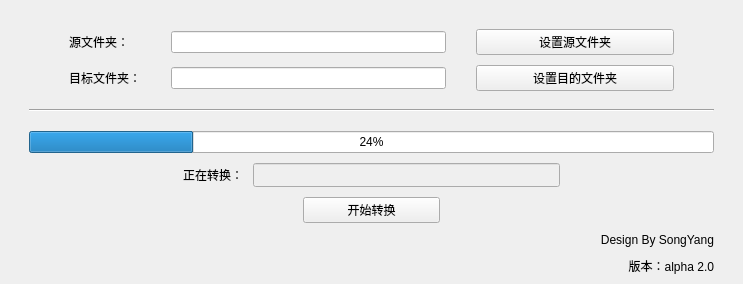
<?xml version="1.0" encoding="UTF-8"?>
<ui version="4.0">
 <author>宋阳</author>
 <class>MainWindow</class>
 <widget class="QMainWindow" name="MainWindow">
  <property name="geometry">
   <rect>
    <x>0</x>
    <y>0</y>
    <width>743</width>
    <height>284</height>
   </rect>
  </property>
  <property name="sizePolicy">
   <sizepolicy hsizetype="Expanding" vsizetype="Expanding">
    <horstretch>0</horstretch>
    <verstretch>0</verstretch>
   </sizepolicy>
  </property>
  <property name="windowTitle">
   <string>原始数据转化程序</string>
  </property>
  <property name="windowIcon">
   <iconset resource="res.qrc">
    <normaloff>:/trans/pic/titleicon.ico</normaloff>:/trans/pic/titleicon.ico</iconset>
  </property>
  <property name="layoutDirection">
   <enum>Qt::LeftToRight</enum>
  </property>
  <property name="toolButtonStyle">
   <enum>Qt::ToolButtonIconOnly</enum>
  </property>
  <widget class="QWidget" name="centralwidget">
   <property name="sizePolicy">
    <sizepolicy hsizetype="Expanding" vsizetype="Expanding">
     <horstretch>0</horstretch>
     <verstretch>0</verstretch>
    </sizepolicy>
   </property>
   <layout class="QVBoxLayout" name="verticalLayout">
    <item>
     <layout class="QVBoxLayout" name="verticalLayout_4" stretch="10,0,0,0,1">
      <property name="spacing">
       <number>1</number>
      </property>
      <property name="sizeConstraint">
       <enum>QLayout::SetNoConstraint</enum>
      </property>
      <property name="leftMargin">
       <number>20</number>
      </property>
      <property name="topMargin">
       <number>20</number>
      </property>
      <property name="rightMargin">
       <number>20</number>
      </property>
      <property name="bottomMargin">
       <number>0</number>
      </property>
      <item>
       <layout class="QVBoxLayout" name="verticalLayout_3" stretch="1,1">
        <property name="spacing">
         <number>10</number>
        </property>
        <property name="sizeConstraint">
         <enum>QLayout::SetDefaultConstraint</enum>
        </property>
        <item>
         <layout class="QHBoxLayout" name="horizontalLayout_3" stretch="0,2,1,0">
          <item>
           <spacer name="horizontalSpacer_4">
            <property name="orientation">
             <enum>Qt::Horizontal</enum>
            </property>
            <property name="sizeType">
             <enum>QSizePolicy::Fixed</enum>
            </property>
            <property name="sizeHint" stdset="0">
             <size>
              <width>40</width>
              <height>20</height>
             </size>
            </property>
           </spacer>
          </item>
          <item>
           <layout class="QHBoxLayout" name="horizontalLayout_4" stretch="1,3,0">
            <item>
             <widget class="QLabel" name="label">
              <property name="sizePolicy">
               <sizepolicy hsizetype="Expanding" vsizetype="Preferred">
                <horstretch>0</horstretch>
                <verstretch>0</verstretch>
               </sizepolicy>
              </property>
              <property name="text">
               <string>源文件夹：</string>
              </property>
             </widget>
            </item>
            <item>
             <widget class="WithClickedLineEdit" name="et_source">
              <property name="enabled">
               <bool>true</bool>
              </property>
              <property name="sizePolicy">
               <sizepolicy hsizetype="Expanding" vsizetype="Fixed">
                <horstretch>0</horstretch>
                <verstretch>0</verstretch>
               </sizepolicy>
              </property>
              <property name="readOnly">
               <bool>true</bool>
              </property>
             </widget>
            </item>
            <item>
             <spacer name="verticalSpacer_6">
              <property name="orientation">
               <enum>Qt::Vertical</enum>
              </property>
              <property name="sizeHint" stdset="0">
               <size>
                <width>20</width>
                <height>40</height>
               </size>
              </property>
             </spacer>
            </item>
           </layout>
          </item>
          <item>
           <widget class="QPushButton" name="btn_setsource">
            <property name="sizePolicy">
             <sizepolicy hsizetype="Minimum" vsizetype="Fixed">
              <horstretch>0</horstretch>
              <verstretch>0</verstretch>
             </sizepolicy>
            </property>
            <property name="text">
             <string>设置源文件夹</string>
            </property>
           </widget>
          </item>
          <item>
           <spacer name="horizontalSpacer_6">
            <property name="orientation">
             <enum>Qt::Horizontal</enum>
            </property>
            <property name="sizeHint" stdset="0">
             <size>
              <width>40</width>
              <height>20</height>
             </size>
            </property>
           </spacer>
          </item>
         </layout>
        </item>
        <item>
         <layout class="QHBoxLayout" name="horizontalLayout" stretch="0,2,1,0">
          <item>
           <spacer name="horizontalSpacer_2">
            <property name="orientation">
             <enum>Qt::Horizontal</enum>
            </property>
            <property name="sizeType">
             <enum>QSizePolicy::Fixed</enum>
            </property>
            <property name="sizeHint" stdset="0">
             <size>
              <width>40</width>
              <height>20</height>
             </size>
            </property>
           </spacer>
          </item>
          <item>
           <layout class="QHBoxLayout" name="horizontalLayout_5" stretch="1,3,0">
            <item>
             <widget class="QLabel" name="label_2">
              <property name="sizePolicy">
               <sizepolicy hsizetype="Expanding" vsizetype="Preferred">
                <horstretch>0</horstretch>
                <verstretch>0</verstretch>
               </sizepolicy>
              </property>
              <property name="text">
               <string>目标文件夹：</string>
              </property>
             </widget>
            </item>
            <item>
             <widget class="WithClickedLineEdit" name="et_dest">
              <property name="readOnly">
               <bool>true</bool>
              </property>
             </widget>
            </item>
            <item>
             <spacer name="verticalSpacer_3">
              <property name="orientation">
               <enum>Qt::Vertical</enum>
              </property>
              <property name="sizeHint" stdset="0">
               <size>
                <width>20</width>
                <height>40</height>
               </size>
              </property>
             </spacer>
            </item>
           </layout>
          </item>
          <item>
           <widget class="QPushButton" name="btn_setdest">
            <property name="sizePolicy">
             <sizepolicy hsizetype="Minimum" vsizetype="Fixed">
              <horstretch>0</horstretch>
              <verstretch>0</verstretch>
             </sizepolicy>
            </property>
            <property name="maximumSize">
             <size>
              <width>300</width>
              <height>16777215</height>
             </size>
            </property>
            <property name="text">
             <string>设置目的文件夹</string>
            </property>
           </widget>
          </item>
          <item>
           <spacer name="horizontalSpacer">
            <property name="orientation">
             <enum>Qt::Horizontal</enum>
            </property>
            <property name="sizeHint" stdset="0">
             <size>
              <width>40</width>
              <height>20</height>
             </size>
            </property>
           </spacer>
          </item>
         </layout>
        </item>
       </layout>
      </item>
      <item>
       <spacer name="verticalSpacer">
        <property name="orientation">
         <enum>Qt::Vertical</enum>
        </property>
        <property name="sizeHint" stdset="0">
         <size>
          <width>20</width>
          <height>20</height>
         </size>
        </property>
       </spacer>
      </item>
      <item>
       <widget class="Line" name="line">
        <property name="orientation">
         <enum>Qt::Horizontal</enum>
        </property>
       </widget>
      </item>
      <item>
       <spacer name="verticalSpacer_2">
        <property name="orientation">
         <enum>Qt::Vertical</enum>
        </property>
        <property name="sizeHint" stdset="0">
         <size>
          <width>20</width>
          <height>20</height>
         </size>
        </property>
       </spacer>
      </item>
      <item>
       <layout class="QVBoxLayout" name="verticalLayout_2" stretch="3,0,3,0,3,1,0">
        <property name="spacing">
         <number>10</number>
        </property>
        <property name="sizeConstraint">
         <enum>QLayout::SetFixedSize</enum>
        </property>
        <item>
         <widget class="QProgressBar" name="pb_transform">
          <property name="value">
           <number>24</number>
          </property>
         </widget>
        </item>
        <item>
         <spacer name="verticalSpacer_4">
          <property name="orientation">
           <enum>Qt::Vertical</enum>
          </property>
          <property name="sizeHint" stdset="0">
           <size>
            <width>20</width>
            <height>40</height>
           </size>
          </property>
         </spacer>
        </item>
        <item>
         <layout class="QHBoxLayout" name="horizontalLayout_7" stretch="1,0,2,1">
          <property name="topMargin">
           <number>0</number>
          </property>
          <item>
           <spacer name="horizontalSpacer_7">
            <property name="orientation">
             <enum>Qt::Horizontal</enum>
            </property>
            <property name="sizeHint" stdset="0">
             <size>
              <width>40</width>
              <height>20</height>
             </size>
            </property>
           </spacer>
          </item>
          <item>
           <widget class="QLabel" name="label_3">
            <property name="font">
             <font>
              <family>AcadEref</family>
              <pointsize>9</pointsize>
             </font>
            </property>
            <property name="text">
             <string>正在转换：</string>
            </property>
           </widget>
          </item>
          <item>
           <widget class="QLineEdit" name="et_transforming">
            <property name="enabled">
             <bool>false</bool>
            </property>
            <property name="font">
             <font>
              <family>AcadEref</family>
              <pointsize>8</pointsize>
             </font>
            </property>
            <property name="readOnly">
             <bool>true</bool>
            </property>
           </widget>
          </item>
          <item>
           <spacer name="horizontalSpacer_8">
            <property name="orientation">
             <enum>Qt::Horizontal</enum>
            </property>
            <property name="sizeHint" stdset="0">
             <size>
              <width>40</width>
              <height>20</height>
             </size>
            </property>
           </spacer>
          </item>
         </layout>
        </item>
        <item>
         <spacer name="verticalSpacer_5">
          <property name="orientation">
           <enum>Qt::Vertical</enum>
          </property>
          <property name="sizeHint" stdset="0">
           <size>
            <width>20</width>
            <height>40</height>
           </size>
          </property>
         </spacer>
        </item>
        <item>
         <layout class="QHBoxLayout" name="horizontalLayout_6" stretch="2,1,2">
          <property name="topMargin">
           <number>0</number>
          </property>
          <item>
           <spacer name="horizontalSpacer_3">
            <property name="orientation">
             <enum>Qt::Horizontal</enum>
            </property>
            <property name="sizeHint" stdset="0">
             <size>
              <width>40</width>
              <height>20</height>
             </size>
            </property>
           </spacer>
          </item>
          <item>
           <widget class="QPushButton" name="btn_trans_begin">
            <property name="sizePolicy">
             <sizepolicy hsizetype="Preferred" vsizetype="Fixed">
              <horstretch>0</horstretch>
              <verstretch>0</verstretch>
             </sizepolicy>
            </property>
            <property name="layoutDirection">
             <enum>Qt::LeftToRight</enum>
            </property>
            <property name="autoFillBackground">
             <bool>false</bool>
            </property>
            <property name="text">
             <string>开始转换</string>
            </property>
           </widget>
          </item>
          <item>
           <spacer name="horizontalSpacer_5">
            <property name="orientation">
             <enum>Qt::Horizontal</enum>
            </property>
            <property name="sizeHint" stdset="0">
             <size>
              <width>40</width>
              <height>20</height>
             </size>
            </property>
           </spacer>
          </item>
         </layout>
        </item>
        <item>
         <widget class="QLabel" name="label_4">
          <property name="sizePolicy">
           <sizepolicy hsizetype="Preferred" vsizetype="Fixed">
            <horstretch>0</horstretch>
            <verstretch>0</verstretch>
           </sizepolicy>
          </property>
          <property name="layoutDirection">
           <enum>Qt::LeftToRight</enum>
          </property>
          <property name="text">
           <string>Design By SongYang</string>
          </property>
          <property name="alignment">
           <set>Qt::AlignRight|Qt::AlignTrailing|Qt::AlignVCenter</set>
          </property>
         </widget>
        </item>
        <item>
         <widget class="QLabel" name="label_5">
          <property name="text">
           <string>版本：alpha 2.0</string>
          </property>
          <property name="alignment">
           <set>Qt::AlignRight|Qt::AlignTrailing|Qt::AlignVCenter</set>
          </property>
         </widget>
        </item>
       </layout>
      </item>
     </layout>
    </item>
   </layout>
  </widget>
 </widget>
 <customwidgets>
  <customwidget>
   <class>WithClickedLineEdit</class>
   <extends>QLineEdit</extends>
   <header>withclickedlineedit.h</header>
  </customwidget>
 </customwidgets>
 <resources>
  <include location="res.qrc"/>
 </resources>
 <connections/>
</ui>
